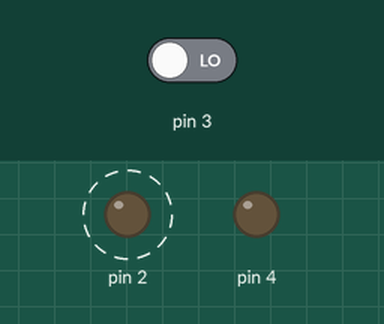
A sketch run on a simulated Arduino Uno, built with avr-gcc and run on an emulated ATmega328P. Parts: output pins drawn as LEDs (lit = HIGH). Dashed ring = blinking. The test bench sets the inputs (shaded band); at power-on: pin 3 LOW.

Above: at 1.2 s.
1.3 s: pin 3 driven HIGH
At 1.9 s:
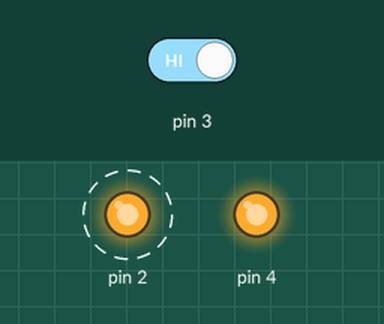
4.3 s: pin 3 driven LOW
At 4.75 s:
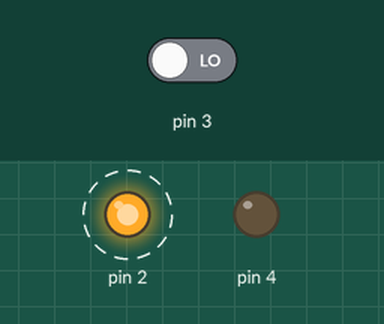
Timing chart, 0 to 13.3 s (numbered marks = the images above; inputs shaded):
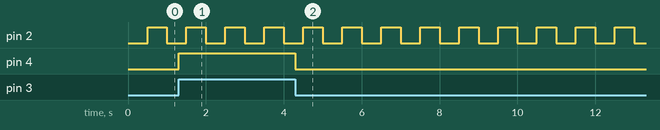

Measured:
- after the input at 1.3 s, pin 4: LOW → HIGH at once
- after the input at 4.3 s, pin 4: HIGH → LOW at once
- by itself, pin 2: alternates HIGH for 0.50 s and LOW for 0.50 s

The sketch:

Blink_e_bt_nonblock.ino
```cpp
unsigned long t1;
int led = LOW;

void setup() {
  pinMode(2, OUTPUT);
  pinMode(4, OUTPUT);
  pinMode(3, INPUT);
  t1 = millis(); //12:01
}

void loop() {
  if ((millis() - t1) >= 500) {
    led = !led;
    digitalWrite(2, led);
    t1 = millis();
  }

  if (digitalRead(3)) {
    digitalWrite(4, HIGH);
  } else {
    digitalWrite(4, LOW);
  }
}
```
